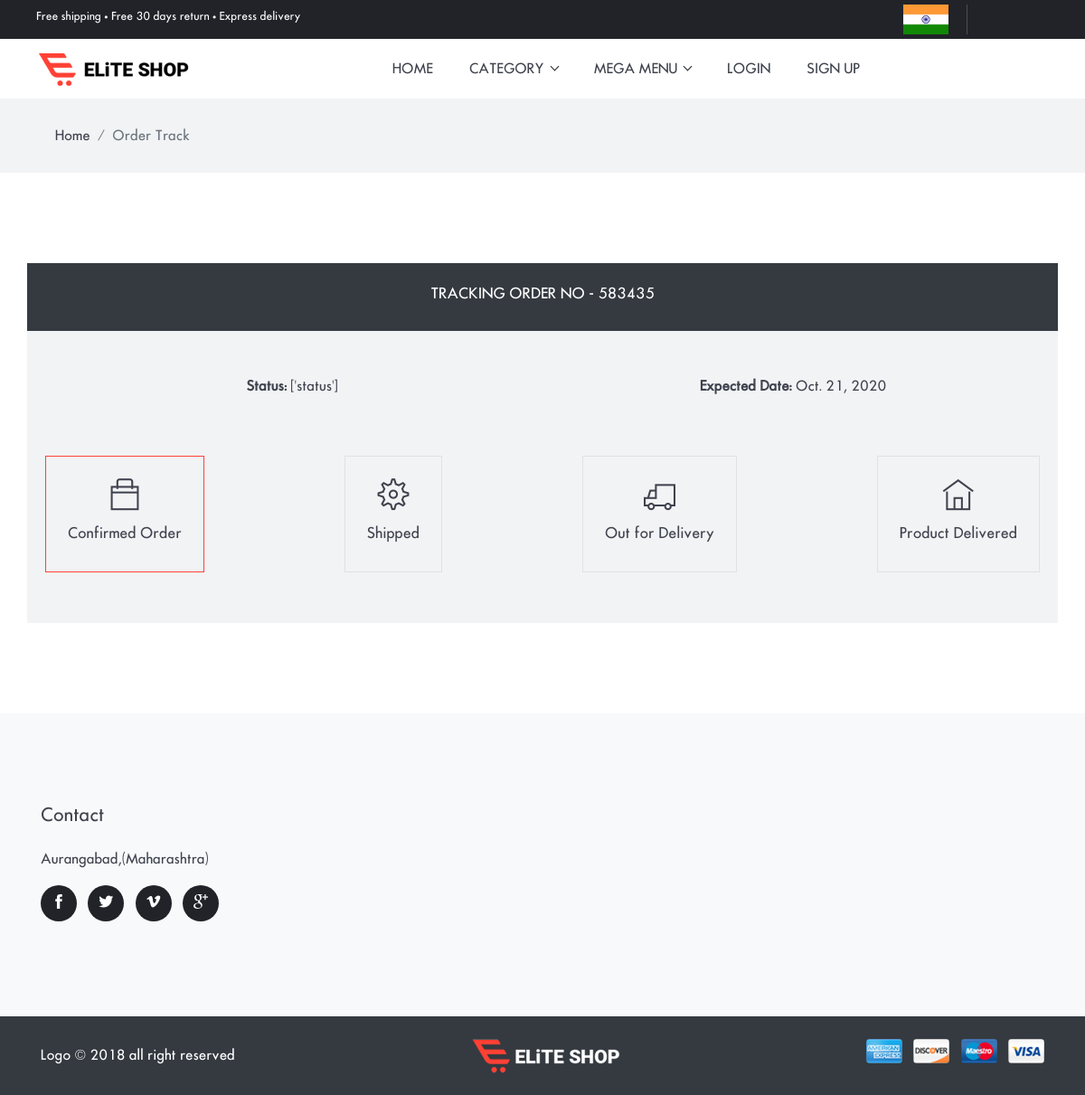
Screenshot of /track/2/ with the database file from the repository.
### shopping/models.py (models this page shows, shortened)
class order_product_detail(models.Model):
    order_detail=models.ForeignKey(order_product, on_delete=models.CASCADE, null=True)
    pro = models.ForeignKey(Product, on_delete=models.CASCADE, null=True,blank=True)
    quantity=models.IntegerField(null=True)
    estimated_date=models.DateField(null=True)
    total_amount=models.IntegerField(null=True)
    status = models.CharField(max_length=100, null=True, choices=status,blank=True)

class order_product(models.Model):
    usr = models.ForeignKey(User, on_delete=models.CASCADE, null=True)
    fullname=models.CharField(max_length=100,null=True)
    house_no=models.CharField(max_length=100,null=True,blank=True)
    area_name = models.CharField(max_length=100, null=True)
    landmark = models.CharField(max_length=100, null=True,blank=True)
    state_city = models.CharField(max_length=100, null=True)
    email=models.CharField(max_length=100,null=True,blank=True)
    pincode= models.CharField(max_length=100, null=True)
    mob1 = models.CharField(max_length=100, null=True)
    mob2 = models.CharField(max_length=100, null=True,blank=True)
    date=models.DateField(blank=True,null=True)
    order_id = models.CharField(max_length=100, null=True,blank=True)
    payment_status=models.CharField(max_length=100,default='Not Done',blank=True)
    payment_id=models.CharField(max_length=100, null=True,blank=True)
    amount=models.IntegerField(null=True,blank=True)

### shopping/views.py (the view)
# urls.py: path('track/<int:tid>/',track,name='track'),
def track(request,tid):
    tra=order_product_detail.objects.filter(id=tid)
    d={'track':tra,"allcat":allcat,'mycart':mycartdata(request.user)}
    return render(request,'track.html',d)

### shopping/views.py (called while the page is built)
def allcat():
    allcat = Category.objects.all()
    return allcat

def mycartdata(User=None):
    cartlist = []
    if User.is_authenticated:
        cart=AddToCart.objects.filter(usr=User)[::-1]
        cartlist=cart[:2]
    return cartlist

### shopping/templates/track.html (shortened to what this page needs)
{%extends 'base.html'%}
{%load static%}
{%block body%}
<div class="main-wrapper">
<nav class="bg-gray py-3">
  <div class="container">
    <ol class="breadcrumb">
      <li class="breadcrumb-item"><a href="index-2.html">Home</a></li>
      <li class="breadcrumb-item active" aria-current="page">Order Track</li>
    </ol>
  </div>
</nav>
<section class="section">
  {% for i in track%}
  <div class="container">
    <div class="row bg-dark">
      <div class="col-lg-12 text-center">
        <div class="p-4">
          <h5 class="text-white">TRACKING ORDER NO - {{i.order_detail.order_id}}</h5>
        </div>
      </div>
    </div>
    <div class="row bg-gray px-3 py-5">
      <div class="col-md-6 text-center">
        <p><strong>Status: </strong>{{i.status}}</p>
      </div>
      <div class="col-md-6 text-center">
        <p><strong>Expected Date: </strong>{{i.estimated_date}}</p>
      </div>
      <div class="d-flex justify-content-between w-100 mt-5 flex-column flex-sm-row">
        <div class="border mx-1 mb-2 border-primary p-2 p-md-4 text-center" id="1">
          <i class="ti-bag icon-md mb-3 d-inline-block"></i>
          <h5>Confirmed Order</h5>
        </div>
         <div class="border mx-1 mb-2 p-2 p-md-4 text-center" id="2">
          <i class="ti-settings icon-md mb-3 d-inline-block"></i>
          <h5>Shipped</h5>
        </div>
        <div class="border mx-1 mb-2 p-2 p-md-4 text-center" id="3">
          <i class="ti-truck icon-md mb-3 d-inline-block"></i>
          <h5>Out for Delivery</h5>
        </div>
        <div class="border mx-1 mb-2 p-2 p-md-4 text-center" id="4">
          <i class="ti-home icon-md mb-3 d-inline-block"></i>
          <h5>Product Delivered</h5>
        </div>
      </div>
    </div>
  </div>
  {%endfor%}
</section>
{%endblock%}

### static/css/style.css (style rules this page uses)
body { line-height: 26px; font-family: "futura_icgregular"; font-weight: 400; -webkit-font-smoothing: antialiased; font-size: 15px; }
p, .paragraph { font-weight: 400; color: #3f434e; font-size: 15px; line-height: 26px; font-family: "futura_icgregular"; }
h1, h2, h3, h4, h5, h6, .h1, .h2, .h3, .h4, .h5, .h6 { color: #3f434e; font-family: "futura_icgregular"; font-weight: 400; }
h5, .h5 { font-size: 16px; }
body { background-color: #fff; overflow-x: hidden; }
ol, ul { list-style-type: none; margin: 0px; }
a, a:hover, a:focus { text-decoration: none; }
a, button, select, input, label { cursor: pointer; transition: .2s ease; }
.section { padding-top: 100px; padding-bottom: 100px; }
.breadcrumb { border-radius: 0; background-color: transparent; margin-bottom: 0; }
.breadcrumb-item a { color: #3f434e; }
.bg-gray { background: #f2f3f5; }
.bg-dark { background-color: #3f434e; }
.border-primary { border-color: #ff4135 !important; }
.icon-md { font-size: 35px; color: #3f434e; }

### rows the page displays
order_product_detail: order_detail.order_id "583435", status "['status']", estimated_date "Oct. 21, 2020"
